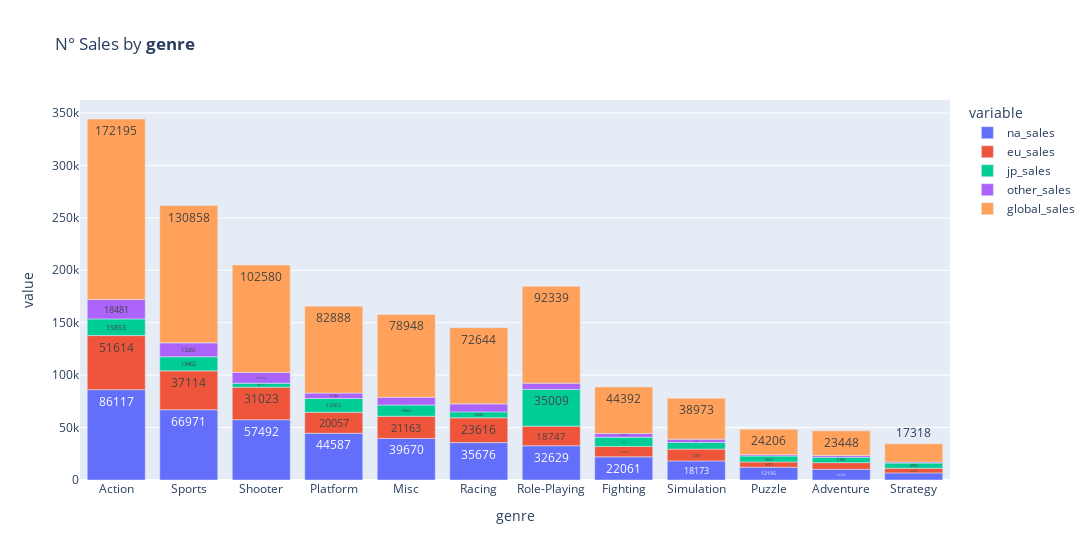

Notebook source saved alongside this figure:
### Code cell
# By genres
genres = plotdata(df, 'genre')
genres.plot_sales()
genres.get_dataframe()

### Figure 1 — Plotly figure (JSON) as saved in the notebook; plotly's stock layout.template omitted (floating-point values rounded to 4 significant figures)
{"data": [{"alignmentgroup": "True", "hovertemplate": "variable=na_sales<br>genre=%{x}<br>value=%{text}<extra></extra>", "legendgroup": "na_sales", "marker": {"color": "#636efa", "pattern": {"shape": ""}}, "name": "na_sales", "offsetgroup": "na_sales", "orientation": "v", "showlegend": true, "text": [86117, 66971, 57492, 44587, 39670, 35676, 32629, 22061, 18173, 12195, 10187, 6778], "textposition": "auto", "type": "bar", "x": ["Action", "Sports", "Shooter", "Platform", "Misc", "Racing", "Role-Playing", "Fighting", "Simulation", "Puzzle", "Adventure", "Strategy"], "xaxis": "x", "y": [86117, 66971, 57492, 44587, 39670, 35676, 32629, 22061, 18173, 12195, 10187, 6778], "yaxis": "y"}, {"alignmentgroup": "True", "hovertemplate": "variable=eu_sales<br>genre=%{x}<br>value=%{text}<extra></extra>", "legendgroup": "eu_sales", "marker": {"color": "#EF553B", "pattern": {"shape": ""}}, "name": "eu_sales", "offsetgroup": "eu_sales", "orientation": "v", "showlegend": true, "text": [51614, 37114, 31023, 20057, 21163, 23616, 18747, 9990, 11297, 5051, 6374, 4481], "textposition": "auto", "type": "bar", "x": ["Action", "Sports", "Shooter", "Platform", "Misc", "Racing", "Role-Playing", "Fighting", "Simulation", "Puzzle", "Adventure", "Strategy"], "xaxis": "x", "y": [51614, 37114, 31023, 20057, 21163, 23616, 18747, 9990, 11297, 5051, 6374, 4481], "yaxis": "y"}, {"alignmentgroup": "True", "hovertemplate": "variable=jp_sales<br>genre=%{x}<br>value=%{text}<extra></extra>", "legendgroup": "jp_sales", "marker": {"color": "#00cc96", "pattern": {"shape": ""}}, "name": "jp_sales", "offsetgroup": "jp_sales", "orientation": "v", "showlegend": true, "text": [15853, 13462, 3816, 13063, 10662, 5659, 35009, 8713, 6353, 5667, 5196, 4902], "textposition": "auto", "type": "bar", "x": ["Action", "Sports", "Shooter", "Platform", "Misc", "Racing", "Role-Playing", "Fighting", "Simulation", "Puzzle", "Adventure", "Strategy"], "xaxis": "x", "y": [15853, 13462, 3816, 13063, 10662, 5659, 35009, 8713, 6353, 5667, 5196, 4902], "yaxis": "y"}, {"alignmentgroup": "True", "hovertemplate": "variable=other_sales<br>genre=%{x}<br>value=%{text}<extra></extra>", "legendgroup": "other_sales", "marker": {"color": "#ab63fa", "pattern": {"shape": ""}}, "name": "other_sales", "offsetgroup": "other_sales", "orientation": "v", "showlegend": true, "text": [18481, 13261, 10184, 5146, 7390, 7667, 5938, 3616, 3133, 1246, 1669, 1123], "textposition": "auto", "type": "bar", "x": ["Action", "Sports", "Shooter", "Platform", "Misc", "Racing", "Role-Playing", "Fighting", "Simulation", "Puzzle", "Adventure", "Strategy"], "xaxis": "x", "y": [18481, 13261, 10184, 5146, 7390, 7667, 5938, 3616, 3133, 1246, 1669, 1123], "yaxis": "y"}, {"alignmentgroup": "True", "hovertemplate": "variable=global_sales<br>genre=%{x}<br>value=%{text}<extra></extra>", "legendgroup": "global_sales", "marker": {"color": "#FFA15A", "pattern": {"shape": ""}}, "name": "global_sales", "offsetgroup": "global_sales", "orientation": "v", "showlegend": true, "text": [172195, 130858, 102580, 82888, 78948, 72644, 92339, 44392, 38973, 24206, 23448, 17318], "textposition": "auto", "type": "bar", "x": ["Action", "Sports", "Shooter", "Platform", "Misc", "Racing", "Role-Playing", "Fighting", "Simulation", "Puzzle", "Adventure", "Strategy"], "xaxis": "x", "y": [172195, 130858, 102580, 82888, 78948, 72644, 92339, 44392, 38973, 24206, 23448, 17318], "yaxis": "y"}], "layout": {"barmode": "relative", "legend": {"title": {"text": "variable"}, "tracegroupgap": 0}, "title": {"text": "N° Sales by <b>genre</b>"}, "width": 1200, "xaxis": {"anchor": "y", "domain": [0, 1], "title": {"text": "genre"}}, "yaxis": {"anchor": "x", "domain": [0, 1], "title": {"text": "value"}}}}
